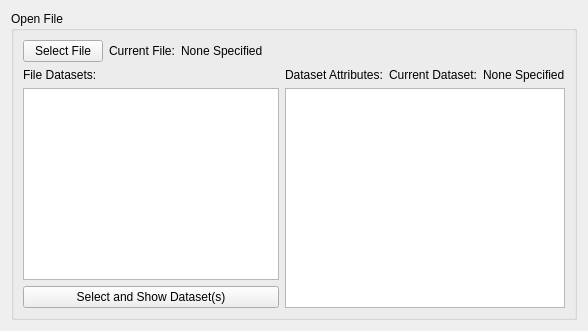
            <widget class="QWidget" name="tab_6">
             <attribute name="title">
              <string>File Manager</string>
             </attribute>
             <layout class="QVBoxLayout" name="verticalLayout_48">
              <item>
               <widget class="QGroupBox" name="groupBox_16">
                <property name="title">
                 <string>Open File</string>
                </property>
                <layout class="QVBoxLayout" name="verticalLayout_49">
                 <item>
                  <layout class="QHBoxLayout" name="horizontalLayout_74">
                   <item>
                    <widget class="QPushButton" name="pushButton_selectFile">
                     <property name="sizePolicy">
                      <sizepolicy hsizetype="Fixed" vsizetype="Fixed">
                       <horstretch>0</horstretch>
                       <verstretch>0</verstretch>
                      </sizepolicy>
                     </property>
                     <property name="toolTip">
                      <string>Select a HDF5 file to open</string>
                     </property>
                     <property name="text">
                      <string>Select File</string>
                     </property>
                    </widget>
                   </item>
                   <item>
                    <widget class="QLabel" name="label_37">
                     <property name="sizePolicy">
                      <sizepolicy hsizetype="Fixed" vsizetype="Preferred">
                       <horstretch>0</horstretch>
                       <verstretch>0</verstretch>
                      </sizepolicy>
                     </property>
                     <property name="text">
                      <string>Current File:</string>
                     </property>
                    </widget>
                   </item>
                   <item>
                    <widget class="QLabel" name="label_currentFileDirectory">
                     <property name="text">
                      <string>None Specified</string>
                     </property>
                    </widget>
                   </item>
                  </layout>
                 </item>
                 <item>
                  <layout class="QHBoxLayout" name="horizontalLayout_75">
                   <item>
                    <layout class="QVBoxLayout" name="verticalLayout_50">
                     <item>
                      <widget class="QLabel" name="label_38">
                       <property name="text">
                        <string>File Datasets:</string>
                       </property>
                      </widget>
                     </item>
                     <item>
                      <widget class="QListWidget" name="listWidget_fileDatasets">
                       <property name="sizePolicy">
                        <sizepolicy hsizetype="Fixed" vsizetype="Expanding">
                         <horstretch>0</horstretch>
                         <verstretch>0</verstretch>
                        </sizepolicy>
                       </property>
                       <property name="selectionMode">
                        <enum>QAbstractItemView::ExtendedSelection</enum>
                       </property>
                      </widget>
                     </item>
                     <item>
                      <widget class="QPushButton" name="pushButton_selectDataset">
                       <property name="toolTip">
                        <string>Select and show the dataset(s) of the opened file</string>
                       </property>
                       <property name="text">
                        <string>Select and Show Dataset(s)</string>
                       </property>
                      </widget>
                     </item>
                    </layout>
                   </item>
                   <item>
                    <layout class="QVBoxLayout" name="verticalLayout_51">
                     <item>
                      <layout class="QHBoxLayout" name="horizontalLayout_76">
                       <item>
                        <widget class="QLabel" name="label_39">
                         <property name="text">
                          <string>Dataset Attributes:</string>
                         </property>
                        </widget>
                       </item>
                       <item>
                        <widget class="QLabel" name="label_40">
                         <property name="sizePolicy">
                          <sizepolicy hsizetype="Fixed" vsizetype="Preferred">
                           <horstretch>0</horstretch>
                           <verstretch>0</verstretch>
                          </sizepolicy>
                         </property>
                         <property name="text">
                          <string>Current Dataset:</string>
                         </property>
                        </widget>
                       </item>
                       <item>
                        <widget class="QLabel" name="label_currentDataset">
                         <property name="text">
                          <string>None Specified</string>
                         </property>
                        </widget>
                       </item>
                      </layout>
                     </item>
                     <item>
                      <widget class="QTableWidget" name="tableWidget_fileAttributes"/>
                     </item>
                    </layout>
                   </item>
                  </layout>
                 </item>
                </layout>
               </widget>
              </item>
             </layout>
            </widget>
